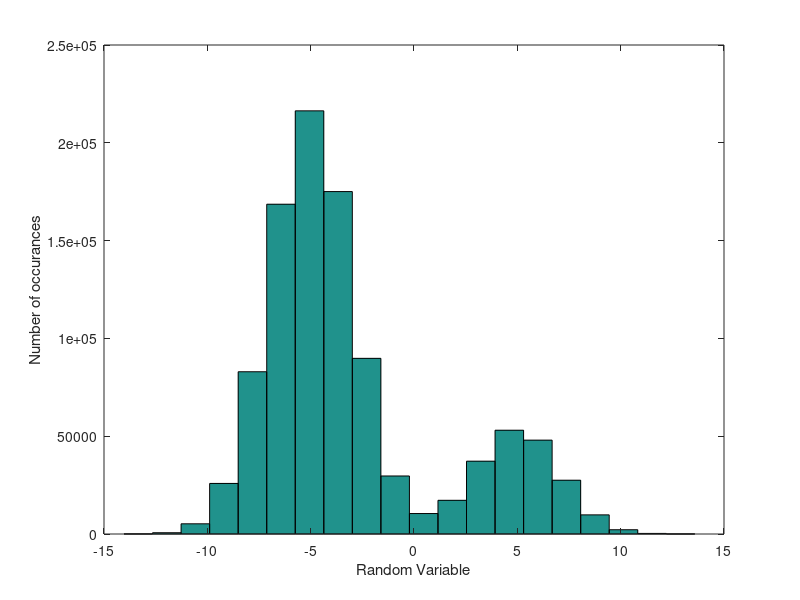
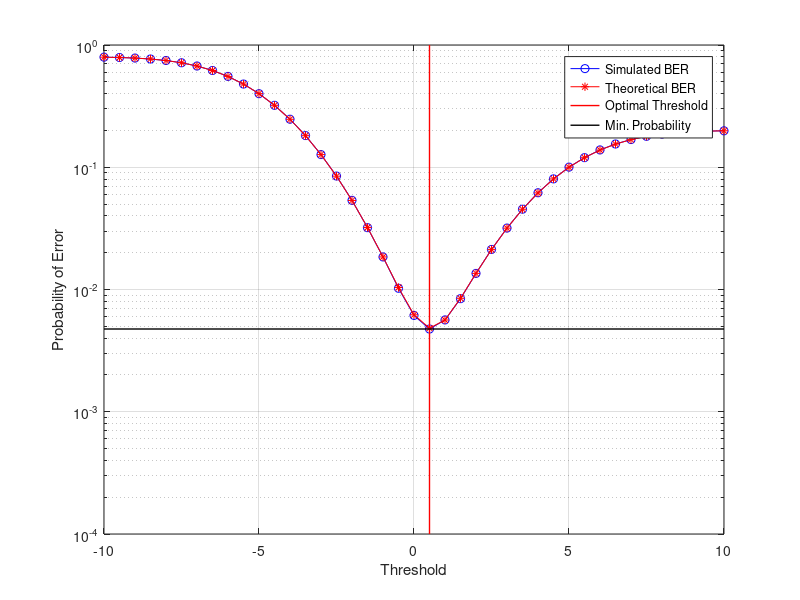

Reproduce these figures in MATLAB, in order.
n = 1e6;
A = 5;
nvar = 4; 

x = A + sqrt(nvar)*randn(1,n);
hist(x,20)
xlabel("Random Variable")
ylabel("Number of occurances")

p_7_34t = qfunc((7.34-5)/2);
p_3_81t = 1 - qfunc((3.81-5)/2);
p_1_87_and_3_49_t = qfunc((1.87-5)/2)- qfunc((3.49-5)/2);
fprintf('P(X > 7.34) = %.4d\n',p_7_34t);
fprintf('P(X < 3.81) = %.4d\n',p_3_81t);
fprintf('P(1.87 < X < 3.49) = %.4d\n',p_1_87_and_3_49_t);



%%%%%%%%%%%%%%%%%%%%%%%%%%%%%%%%%%%%%%%%%%%%%%%%%%%%%%%%%%%%%%%%%%%%%%%%%%%



N = 1e6; 
q = 0.2;  
A = 5; 
nvar = 4;

info_bits = double(rand(1, N) > (1 - q));
tx_symbols = 2 * info_bits - 1;
noise_samples = sqrt(nvar) * randn(1, N);
x = A * tx_symbols + noise_samples;
hist(x,20)
xlabel("Random Variable")
ylabel("Number of occurances")

Psim = zeros(1, 41);
Pthe = zeros(1, 41);
T_values = -10:0.5:10; 

for i = 1:length(T_values)
    T = T_values(i);
    rec_bits = double(x > T);
    Psim(i) = sum(xor(info_bits, rec_bits)) / N;
    Pthe(i) = qfunc((T + A) / sqrt(nvar)) * (1 - q) + qfunc((A - T) / sqrt(nvar)) * q;
end

[optimal_Psim, optimal_idx] = min(Psim);
optimal_T = T_values(optimal_idx);

figure;
semilogy(T_values, Psim, 'b-o', T_values, Pthe, 'r-*');
hold on;
plot([optimal_T optimal_T], [10^-4 10^0], 'r', 'LineWidth', 1);
plot(xlim, [optimal_Psim optimal_Psim], 'k', 'LineWidth', 1);
hold off;
xlabel('Threshold');
ylabel('Probability of Error');
legend('Simulated BER', 'Theoretical BER', 'Optimal Threshold', 'Min. Probability');
grid on;
% text(optimal_T, optimal_Psim, sprintf('Min Probability\n(%.2e)', optimal_Psim), 'VerticalAlignment', 'bottom', 'HorizontalAlignment', 'right');